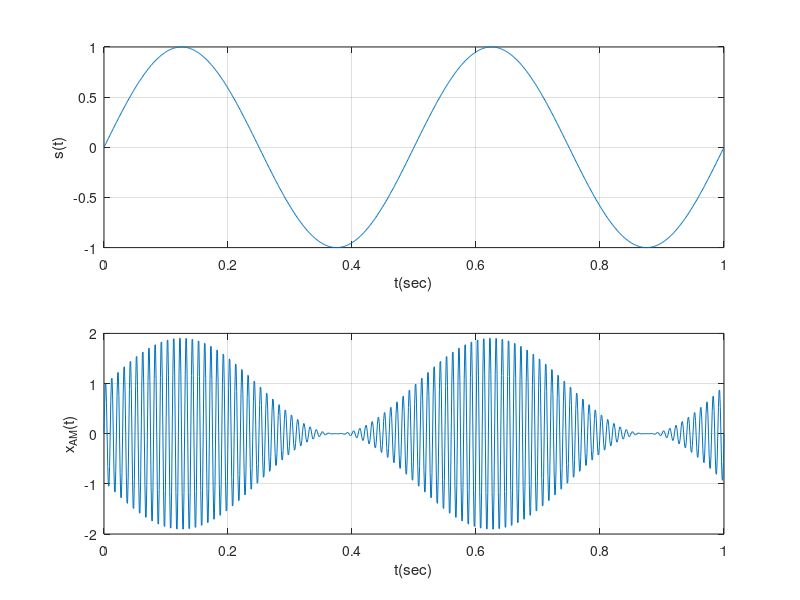

Here is the MATLAB script that generated this plot: (Note: this script raises an error after producing the figure.)
% Διαμορφωση ΑΜ ΙΙ
clear all,close all,clc
fm=2;
Fs=2000;
Ts=1/Fs;
Am=1;

Ac=1;
fc=100;
t=0:.001:1;

s=Am*sin(2*pi*fm*t);
xAM=(Ac+s).*sin(2*pi*fc*t);

subplot(211),plot(t,s),grid on,xlabel('t(sec)'),ylabel('s(t)')
subplot(212),plot(t,xAM),grid on,xlabel('t(sec)'),ylabel('x_{AM}(t)'),hold on
[xAM_upper xAM_lower]=envelope(xAM);
subplot(212),plot(t,xAM_upper),legend('x_{AM}','περιβάλλουσα')
